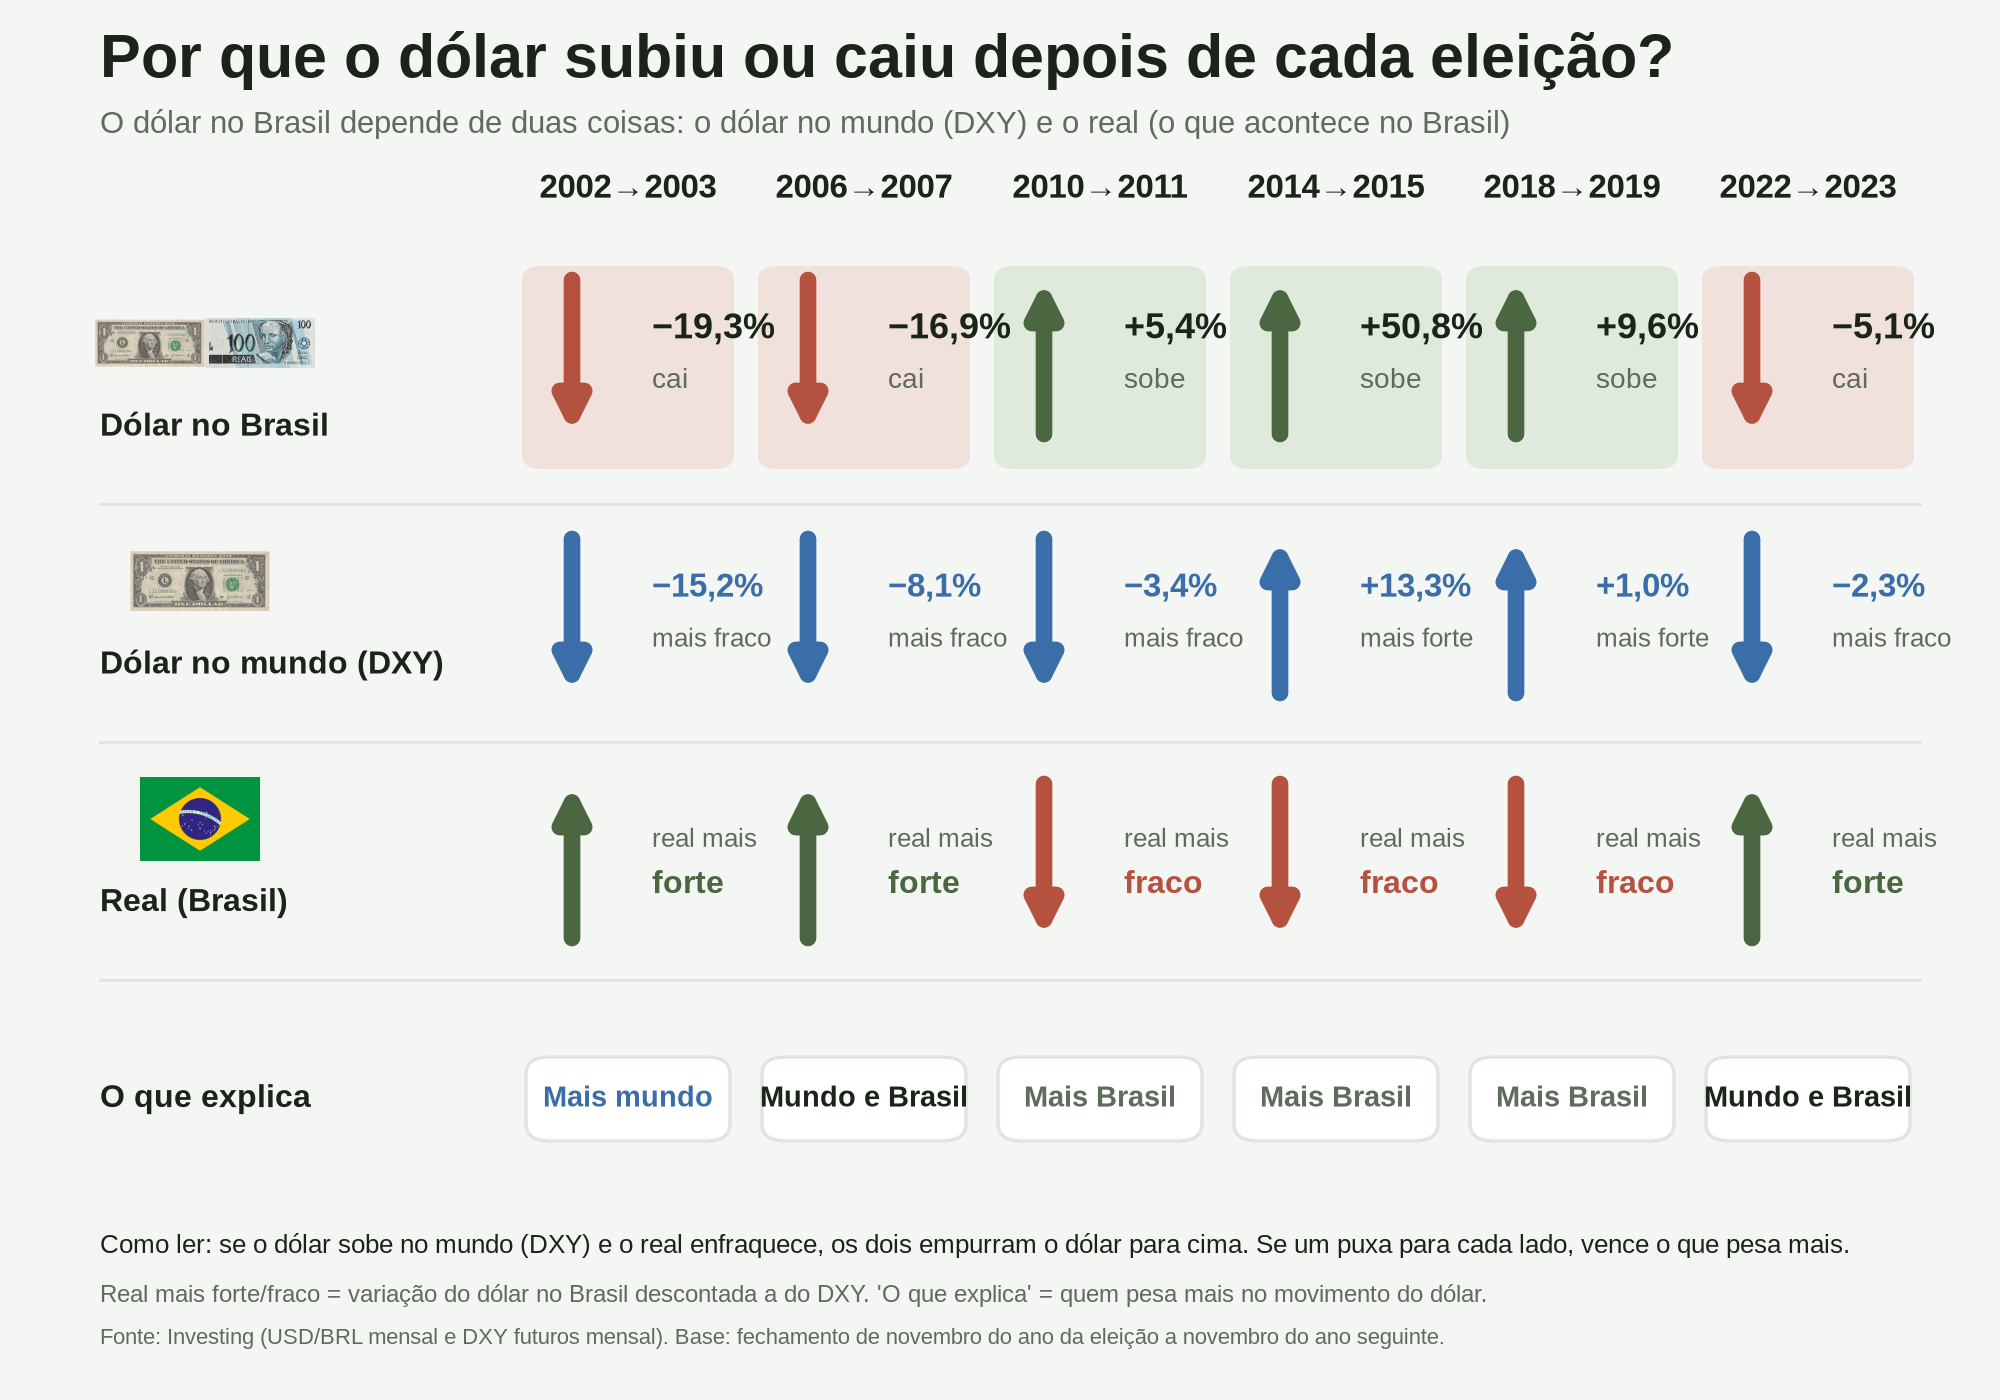

This chart was generated by the following Python code:
"""Por que o dólar subiu ou caiu depois de cada eleição: dólar no mundo (DXY) x real (Brasil).

Base: fechamento de novembro do ano da eleição a novembro do ano seguinte (USD/BRL mensal e DXY futuros mensal, Investing).
Efeito do real = (1 + USD/BRL) / (1 + DXY) - 1 : negativo = real mais forte que a cesta; positivo = real mais fraco.
"""
import csv, datetime as dt, math
import matplotlib
matplotlib.use("Agg")
import matplotlib.pyplot as plt
from matplotlib.patches import FancyBboxPatch, FancyArrowPatch
from matplotlib import font_manager as fm
from PIL import Image

def ler(a):
    s = {}
    for r in csv.DictReader(open(a, encoding="utf-8-sig")):
        d = dt.datetime.strptime(r["Data"], "%d.%m.%Y").date(); s[(d.year, d.month)] = float(r["Último"].replace(",", "."))
    return s
brl = ler("dados/usdbrl_mensal.csv"); dxy = ler("dados/dxy_futuros_mensal.csv")
ELE = [2002, 2006, 2010, 2014, 2018, 2022]
dados = []
for e in ELE:
    vb = brl[(e + 1, 11)] / brl[(e, 11)]; vd = dxy[(e + 1, 11)] / dxy[(e, 11)]
    tb, tw = math.log(vb) * 100, math.log(vd) * 100
    share = tw / tb if tb else 0     # fatia do movimento explicada pelo mundo
    if share >= .65: veredito = "Mais mundo"
    elif share <= .35: veredito = "Mais Brasil"
    else: veredito = "Mundo e Brasil"
    dados.append(dict(e=e, dolar=(vb - 1) * 100, mundo=(vd - 1) * 100, real=(vb / vd - 1) * 100, veredito=veredito, share=share))
    print(e, f"dólar {(vb-1)*100:+.1f}% mundo {(vd-1)*100:+.1f}% real {(vb/vd-1)*100:+.1f}% share_mundo {share:+.0%} -> {veredito}")

BG, INK, MUTED, GRID = "#f4f6f3", "#1b2419", "#5f6b5c", "#dfe4dc"
UP, DOWN, BLUE = "#4a6741", "#b5523f", "#3b6ea8"
T_SOBE, T_CAI = "#e0eadc", "#f1e1dc"
plt.rcParams["font.family"] = "Liberation Sans" if any("Liberation Sans" in f.name for f in fm.fontManager.ttflist) else "DejaVu Sans"
FLAG = Image.open("imagens/bandeira_brasil.webp").convert("RGB"); USD = Image.open("imagens/dolar_nota.jpg").convert("RGB"); BRL = Image.open("imagens/real_nota.jpg").convert("RGB")
rot = lambda v: f"{v:+.1f}%".replace(".", ",").replace("-", "−")

W_, H_ = 10, 7.0
fig = plt.figure(figsize=(W_, H_), dpi=200, facecolor=BG)
F = fig.add_axes([0, 0, 1, 1]); F.set_xlim(0, 1); F.set_ylim(0, 1); F.axis("off"); F.patch.set_alpha(0)
def icone(img, cx, cy, w):
    h = w * img.size[1] / img.size[0] * (W_ / H_)
    a = fig.add_axes([cx - w / 2, cy - h / 2, w, h]); a.imshow(img); a.axis("off")
def seta(cx, cy, sent, cor, L=.055, lw=6):
    F.add_patch(FancyArrowPatch((cx, cy - sent * L), (cx, cy + sent * L), arrowstyle="-|>", mutation_scale=22, lw=lw, color=cor, shrinkA=0, shrinkB=0))

fig.text(.05, .945, "Por que o dólar subiu ou caiu depois de cada eleição?", color=INK, fontsize=22, fontweight="bold")
fig.text(.05, .905, "O dólar no Brasil depende de duas coisas: o dólar no mundo (DXY) e o real (o que acontece no Brasil)", color=MUTED, fontsize=11)

X0, CW = .255, .118
ROWS = [(.735, "Dólar no Brasil", "USD → R$"), (.56, "Dólar no mundo", "DXY"), (.385, "Real", "Brasil"), (.215, "O que explica", "")]
for y, nome, sub in ROWS[:3]:
    F.add_patch(FancyBboxPatch((.05, y - .07), .9, .14, boxstyle="round,pad=0,rounding_size=.01", fc="white", ec="none", alpha=.0))
# ícones e rótulos das linhas
icone(USD, .075, .755, .055); icone(BRL, .13, .755, .055)
fig.text(.05, .695, "Dólar no Brasil", color=INK, fontsize=11.5, fontweight="bold", va="center")
icone(USD, .10, .585, .07)
fig.text(.05, .525, "Dólar no mundo (DXY)", color=INK, fontsize=11.5, fontweight="bold", va="center")
icone(FLAG, .10, .415, .06)
fig.text(.05, .355, "Real (Brasil)", color=INK, fontsize=11.5, fontweight="bold", va="center")
fig.text(.05, .215, "O que explica", color=INK, fontsize=11.5, fontweight="bold", va="center")
for y in (.64, .47, .30):
    F.add_artist(plt.Line2D([.05, .96], [y, y], color=GRID, lw=1))

for i, d in enumerate(dados):
    cx = X0 + i * CW + CW / 2
    fig.text(cx, .865, f"{d['e']}→{d['e']+1}", color=INK, fontsize=12, fontweight="bold", ha="center", va="center")
    # dólar no Brasil
    sobe = d["dolar"] > 0
    F.add_patch(FancyBboxPatch((cx - CW / 2 + .006, .665), CW - .012, .145, boxstyle="round,pad=0,rounding_size=.01", fc=T_SOBE if sobe else T_CAI, ec="none"))
    seta(cx - .028, .745, 1 if sobe else -1, UP if sobe else DOWN)
    fig.text(cx + .012, .765, rot(d["dolar"]), color=INK, fontsize=13, fontweight="bold", va="center")
    fig.text(cx + .012, .728, "sobe" if sobe else "cai", color=MUTED, fontsize=10, va="center")
    # dólar no mundo
    forte = d["mundo"] > 0
    seta(cx - .028, .56, 1 if forte else -1, BLUE)
    fig.text(cx + .012, .58, rot(d["mundo"]), color=BLUE, fontsize=12, fontweight="bold", va="center")
    fig.text(cx + .012, .543, "mais forte" if forte else "mais fraco", color=MUTED, fontsize=9.5, va="center")
    # real
    real_forte = d["real"] < 0
    seta(cx - .028, .385, 1 if real_forte else -1, UP if real_forte else DOWN)
    fig.text(cx + .012, .40, "real mais", color=MUTED, fontsize=9.5, va="center")
    fig.text(cx + .012, .368, "forte" if real_forte else "fraco", color=UP if real_forte else DOWN, fontsize=11.5, fontweight="bold", va="center")
    # veredito
    cor = BLUE if d["veredito"] == "Mais mundo" else (INK if d["veredito"] == "Mundo e Brasil" else MUTED)
    F.add_patch(FancyBboxPatch((cx - CW / 2 + .008, .185), CW - .016, .06, boxstyle="round,pad=0,rounding_size=.012", fc="white", ec=GRID, lw=1.2))
    fig.text(cx, .215, d["veredito"], color=cor, fontsize=10.5, fontweight="bold", ha="center", va="center")

fig.text(.05, .105, "Como ler: se o dólar sobe no mundo (DXY) e o real enfraquece, os dois empurram o dólar para cima. Se um puxa para cada lado, vence o que pesa mais.", color=INK, fontsize=9.5)
fig.text(.05, .07, "Real mais forte/fraco = variação do dólar no Brasil descontada a do DXY. 'O que explica' = quem pesa mais no movimento do dólar.", color=MUTED, fontsize=8.5)
fig.text(.05, .04, "Fonte: Investing (USD/BRL mensal e DXY futuros mensal). Base: fechamento de novembro do ano da eleição a novembro do ano seguinte.", color=MUTED, fontsize=8)
fig.savefig("grafico_por_que_dolar_mudou.png", facecolor=BG); plt.close(fig)
